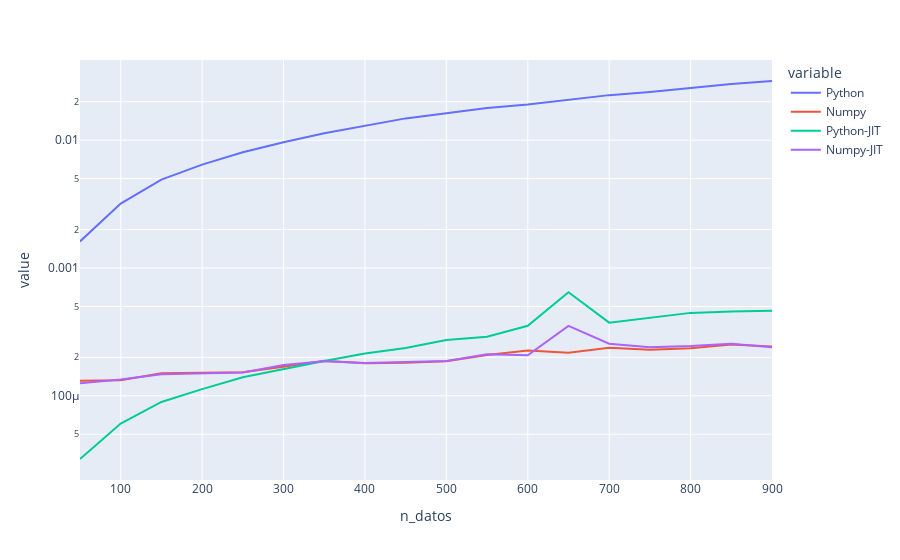

Write notebook code for a chart like this one.
### Code cell
import numpy as np
import plotly.express as px

fig = px.line(df_plot,
              x="n_datos",
              y=cols,
              log_y=True)
fig.show()
fig.write_html("medicion_tiempos_results.html")

### Figure 1 — Plotly figure (JSON) as saved in the notebook; plotly's stock layout.template omitted (floating-point values rounded to 4 significant figures)
{"data": [{"hovertemplate": "variable=Python<br>n_datos=%{x}<br>value=%{y}<extra></extra>", "legendgroup": "Python", "line": {"color": "#636efa", "dash": "solid"}, "marker": {"symbol": "circle"}, "mode": "lines", "name": "Python", "orientation": "v", "showlegend": true, "type": "scatter", "x": [50, 100, 150, 200, 250, 300, 350, 400, 450, 500, 550, 600, 650, 700, 750, 800, 850, 900], "xaxis": "x", "y": [0.001615, 0.003195, 0.004916, 0.006441, 0.008055, 0.00965, 0.01132, 0.0129, 0.01482, 0.01625, 0.01786, 0.01901, 0.02076, 0.02253, 0.02382, 0.02562, 0.02749, 0.02906], "yaxis": "y"}, {"hovertemplate": "variable=Numpy<br>n_datos=%{x}<br>value=%{y}<extra></extra>", "legendgroup": "Numpy", "line": {"color": "#EF553B", "dash": "solid"}, "marker": {"symbol": "circle"}, "mode": "lines", "name": "Numpy", "orientation": "v", "showlegend": true, "type": "scatter", "x": [50, 100, 150, 200, 250, 300, 350, 400, 450, 500, 550, 600, 650, 700, 750, 800, 850, 900], "xaxis": "x", "y": [0.0001309, 0.0001324, 0.0001498, 0.0001508, 0.0001529, 0.0001686, 0.000188, 0.00018, 0.0001817, 0.0001861, 0.0002087, 0.0002264, 0.0002169, 0.000238, 0.0002295, 0.0002351, 0.0002514, 0.0002432], "yaxis": "y"}, {"hovertemplate": "variable=Python-JIT<br>n_datos=%{x}<br>value=%{y}<extra></extra>", "legendgroup": "Python-JIT", "line": {"color": "#00cc96", "dash": "solid"}, "marker": {"symbol": "circle"}, "mode": "lines", "name": "Python-JIT", "orientation": "v", "showlegend": true, "type": "scatter", "x": [50, 100, 150, 200, 250, 300, 350, 400, 450, 500, 550, 600, 650, 700, 750, 800, 850, 900], "xaxis": "x", "y": [3.2e-05, 6.059e-05, 8.943e-05, 0.0001127, 0.0001397, 0.0001628, 0.0001873, 0.000214, 0.0002367, 0.0002727, 0.0002899, 0.0003531, 0.0006457, 0.0003734, 0.00041, 0.0004453, 0.0004556, 0.0004618], "yaxis": "y"}, {"hovertemplate": "variable=Numpy-JIT<br>n_datos=%{x}<br>value=%{y}<extra></extra>", "legendgroup": "Numpy-JIT", "line": {"color": "#ab63fa", "dash": "solid"}, "marker": {"symbol": "circle"}, "mode": "lines", "name": "Numpy-JIT", "orientation": "v", "showlegend": true, "type": "scatter", "x": [50, 100, 150, 200, 250, 300, 350, 400, 450, 500, 550, 600, 650, 700, 750, 800, 850, 900], "xaxis": "x", "y": [0.0001254, 0.0001341, 0.0001475, 0.0001489, 0.000152, 0.0001738, 0.0001865, 0.0001805, 0.0001829, 0.0001873, 0.0002116, 0.0002072, 0.0003519, 0.0002554, 0.0002395, 0.0002451, 0.0002554, 0.0002392], "yaxis": "y"}], "layout": {"legend": {"title": {"text": "variable"}, "tracegroupgap": 0}, "margin": {"t": 60}, "xaxis": {"anchor": "y", "domain": [0, 1], "title": {"text": "n_datos"}}, "yaxis": {"anchor": "x", "domain": [0, 1], "title": {"text": "value"}, "type": "log"}}}
